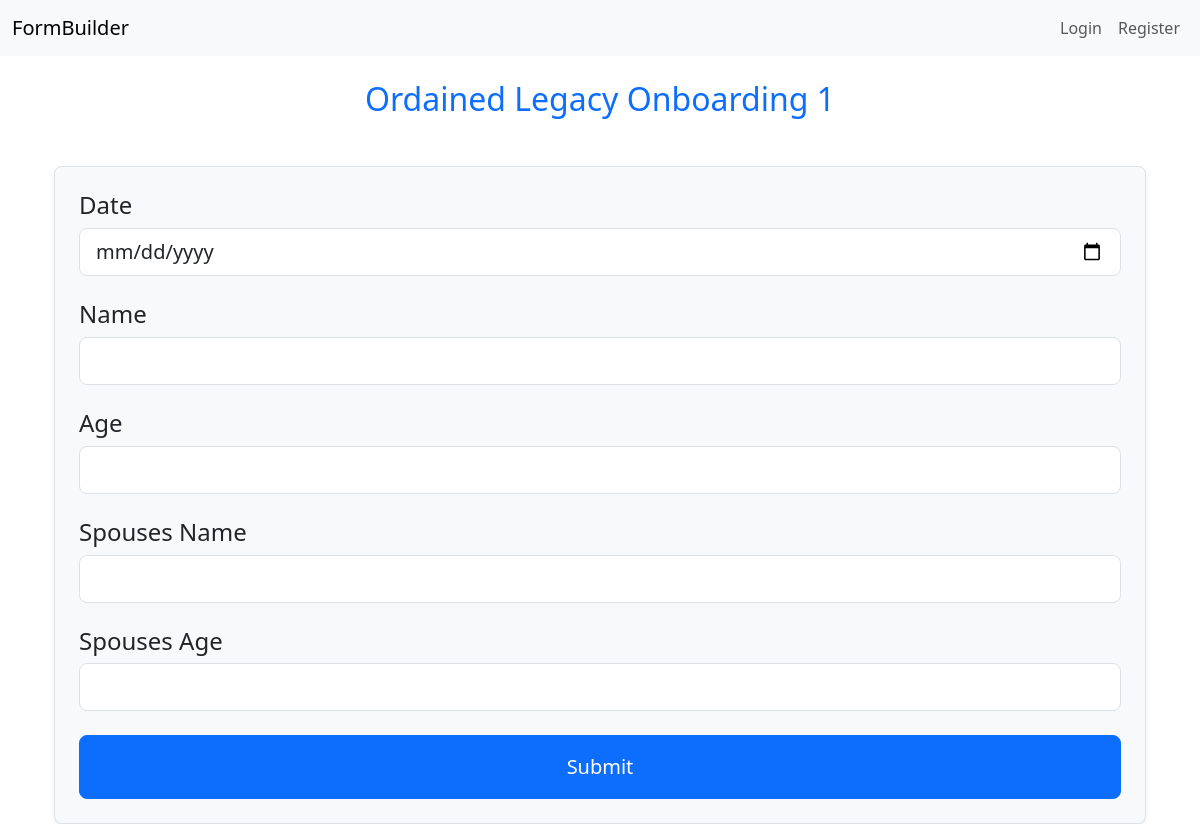
Page /app/form/2fff5f0cfed9f489/fill/ on the earlier database version.
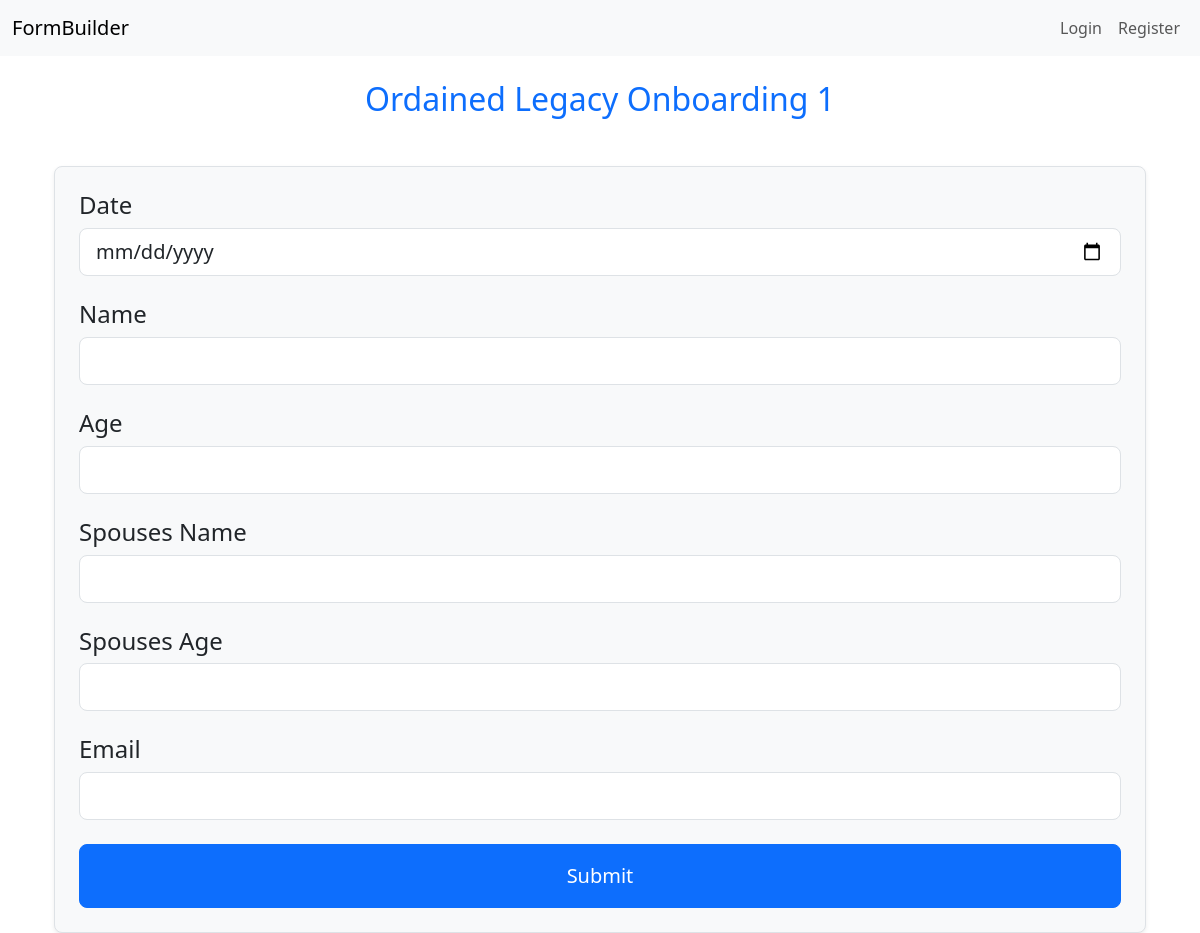
Same page on the later database version.
### builder/models.py (models this page shows, shortened)
class FormField(models.Model):
    form = models.ForeignKey(Form, on_delete=models.CASCADE, related_name="fields")
    label = models.CharField(max_length=255)
    description = models.TextField(blank=True, null=True)
    field_type = models.CharField(max_length=50, choices=FIELD_TYPES)
    required = models.BooleanField(default=True)

### builder/views.py (the view)
# urls.py: path('form/<str:form_hash>/fill/', views.fill_form_view, name='fill_form'),
def fill_form_view(request, form_hash):
    form_instance = get_object_or_404(Form, form_hash=form_hash)
    if request.method == 'POST':
        submission_data = {}
        for field in form_instance.fields.all():
            submission_data[field.label] = request.POST.get(field.label)
        FormSubmission.objects.create(form=form_instance, submission_data=submission_data)
        return redirect('form_thank_you')
    return render(request, 'builder/fill_form.html', {'form': form_instance})

### builder/templates/builder/fill_form.html (shortened to what this page needs)
{% extends "base.html" %}
{% block content %}
<div class="container mt-4">
    <h2 class="text-center text-primary mb-4">{{ form.title }}</h2>
    <form method="POST" class="p-4 border rounded-3 shadow-sm bg-light">
        {% for field in form.fields.all %}
        <div class="mb-4">
            <h4 class="form-label text-dark mb-2">{{ field.label }}</h4>
            {% if field.field_type == "text" %}
            <input type="text" class="form-control form-control-lg" name="{{ field.label }}" {% if field.required %}required{% endif %}>
            {% elif field.field_type == "textarea" %}
            <textarea class="form-control form-control-lg" name="{{ field.label }}" rows="4" {% if field.required %}required{% endif %}></textarea>
            {% elif field.field_type == "date" %}
            <input type="date" class="form-control form-control-lg" name="{{ field.label }}" {% if field.required %}required{% endif %}>
            {% elif field.field_type == "email" %}
            <input type="email" class="form-control form-control-lg" name="{{ field.label }}" {% if field.required %}required{% endif %}>
            {% endif %}
        </div>
        {% endfor %}
        <button type="submit" class="btn btn-lg btn-primary w-100 py-3">Submit</button>
    </form>
</div>
{% endblock %}

Differences in the rows shown:
added FormField: label "Email"
